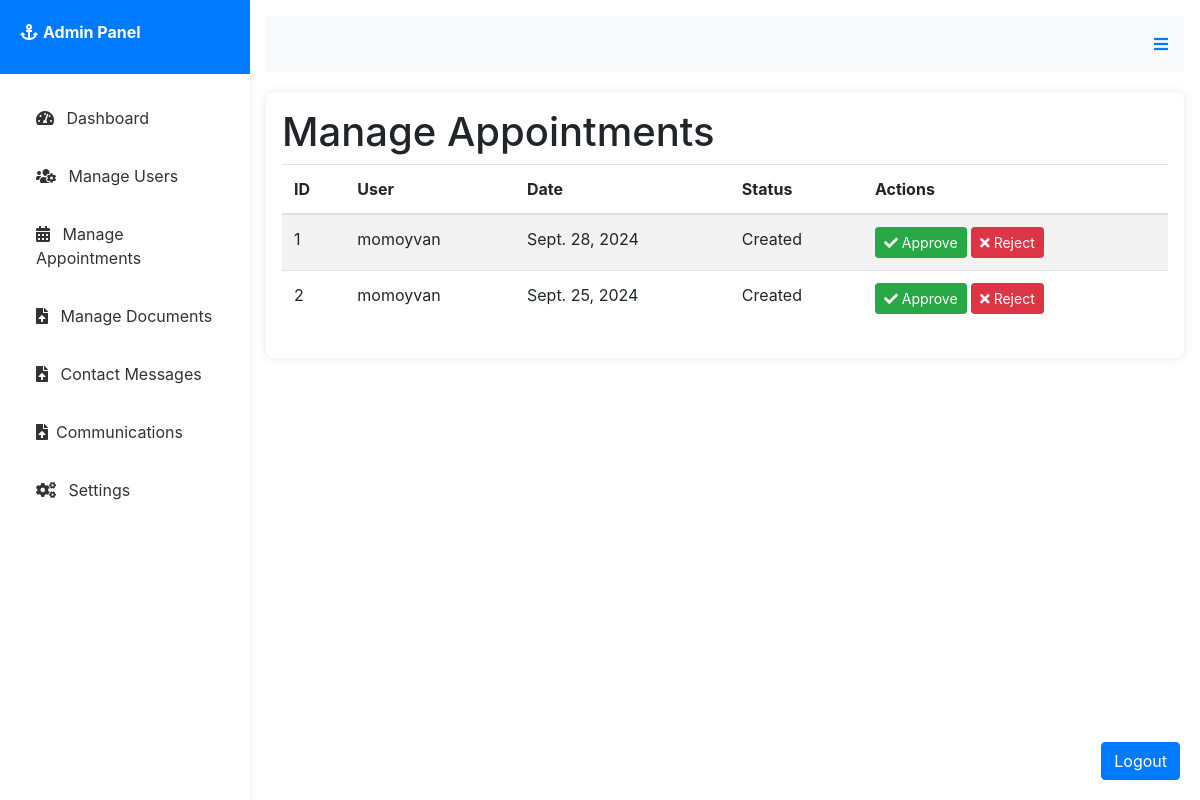
The app's page /panel/admin/manage-appointments/, older data.
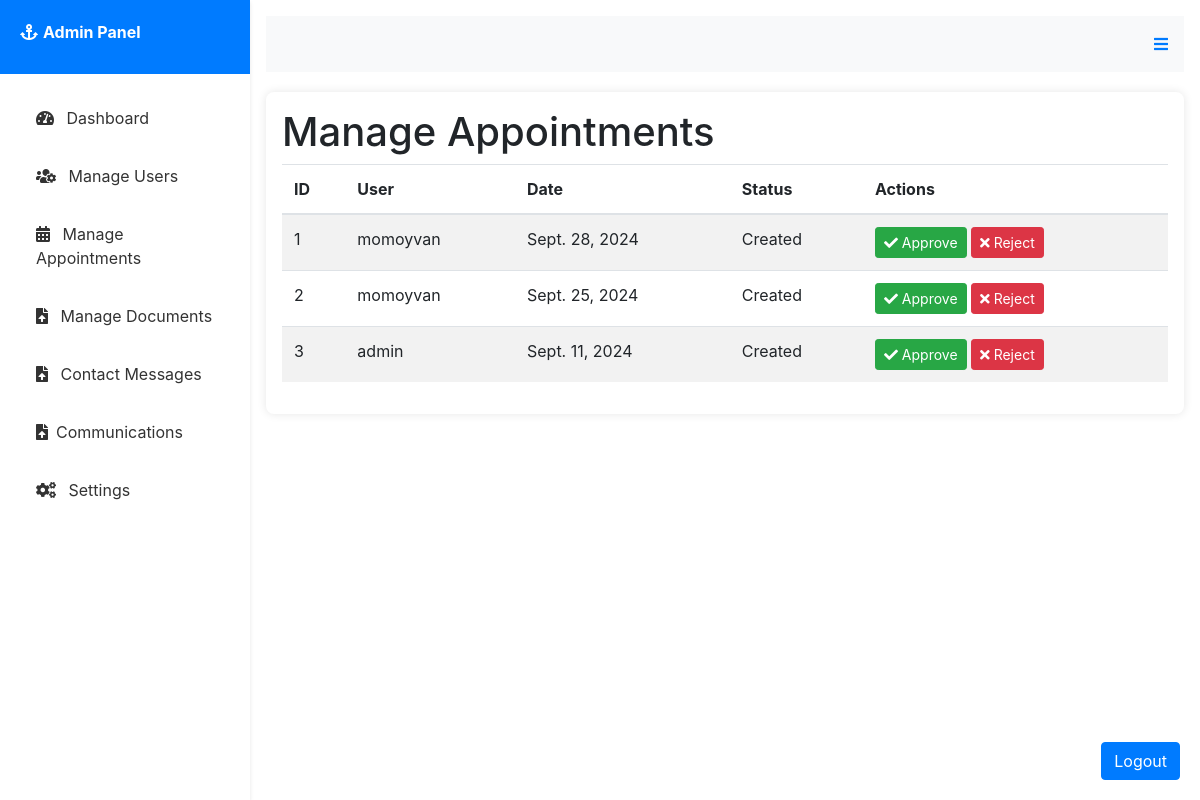
The same page, newer data.
### booking/models.py (models this page shows)
class Appointment(models.Model):
    STATUS_CHOICES = (
        ('created', 'Created'),
        ('pending', 'Pending'),
        ('approved', 'Approved'),
        ('rejected', 'Rejected'),
    )
    CARD_CHOICES = (
        ('created', 'Created'),
        ('pending', 'Pending'),
        ('blocked', 'Blocked')
    )
    user = models.ForeignKey(User, on_delete=models.CASCADE)
    officer = models.ForeignKey(User, related_name='appointments', on_delete=models.CASCADE, null=True, blank=True)
    office = models.ForeignKey(Office, on_delete=models.CASCADE)
    date = models.DateField()
    time = models.TimeField()
    paid = models.BooleanField(default=False)
    status = models.CharField(max_length=20, choices=STATUS_CHOICES, default='Created')
    card_status = models.CharField(max_length=20, choices=CARD_CHOICES, default="pending")

class User(AbstractUser):
    ROLE_CHOICES = [
        ('user', 'User'),
        ('officer', 'Police Officer'),
        ('admin', 'Super Admin'),
    ]
    email = models.CharField(max_length=100, default='user@gmail.com')
    role = models.CharField(max_length=10, choices=ROLE_CHOICES, default='user')
    name = models.CharField(max_length=100, default='user')  # Provide a default value
    phone = models.CharField(max_length=15, default='0000000000')  # Provide a default value
    address = models.TextField(null=True, blank=True)  # Temporarily allow null
    profile_picture = models.ImageField(upload_to='profile_pics/', null=True, blank=True)

### booking/views.py (the view)
# urls.py: path('panel/admin/manage-appointments/', views.admin_manage_appointments, name='admin_manage_appointments'),
def admin_manage_appointments(request):
    appointments = Appointment.objects.all()
    return render(request, 'panel/admin/manage_appointments.html', {'appointments': appointments})

### booking/templates/panel/admin/manage_appointments.html
{% extends 'panel/admin/base_admin.html' %}
{% block content %}
<h1>Manage Appointments</h1>
<div class="table-responsive">
    <table class="table table-striped">
        <thead>
            <tr>
                <th>ID</th>
                <th>User</th>
                <th>Date</th>
                <th>Status</th>
                <th>Actions</th>
            </tr>
        </thead>
        <tbody>
            {% for appointment in appointments %}
            <tr>
                <td>{{ appointment.id }}</td>
                <td>{{ appointment.user.username }}</td>
                <td>{{ appointment.date }}</td>
                <td>{{ appointment.status }}</td>
                <td>
                    <a href="{% url 'approve_appointment' appointment.id %}" class="btn btn-success btn-sm"><i class="fas fa-check"></i> Approve</a>
                    <a href="{% url 'reject_appointment' appointment.id %}" class="btn btn-danger btn-sm"><i class="fas fa-times"></i> Reject</a>
                </td>
            </tr>
            {% endfor %}
        </tbody>
    </table>
</div>
{% endblock %}

Row changes from the older to the newer data that the page shows:
added Appointment: id "3", user.username "admin", date "Sept. 11, 2024", status "Created"
